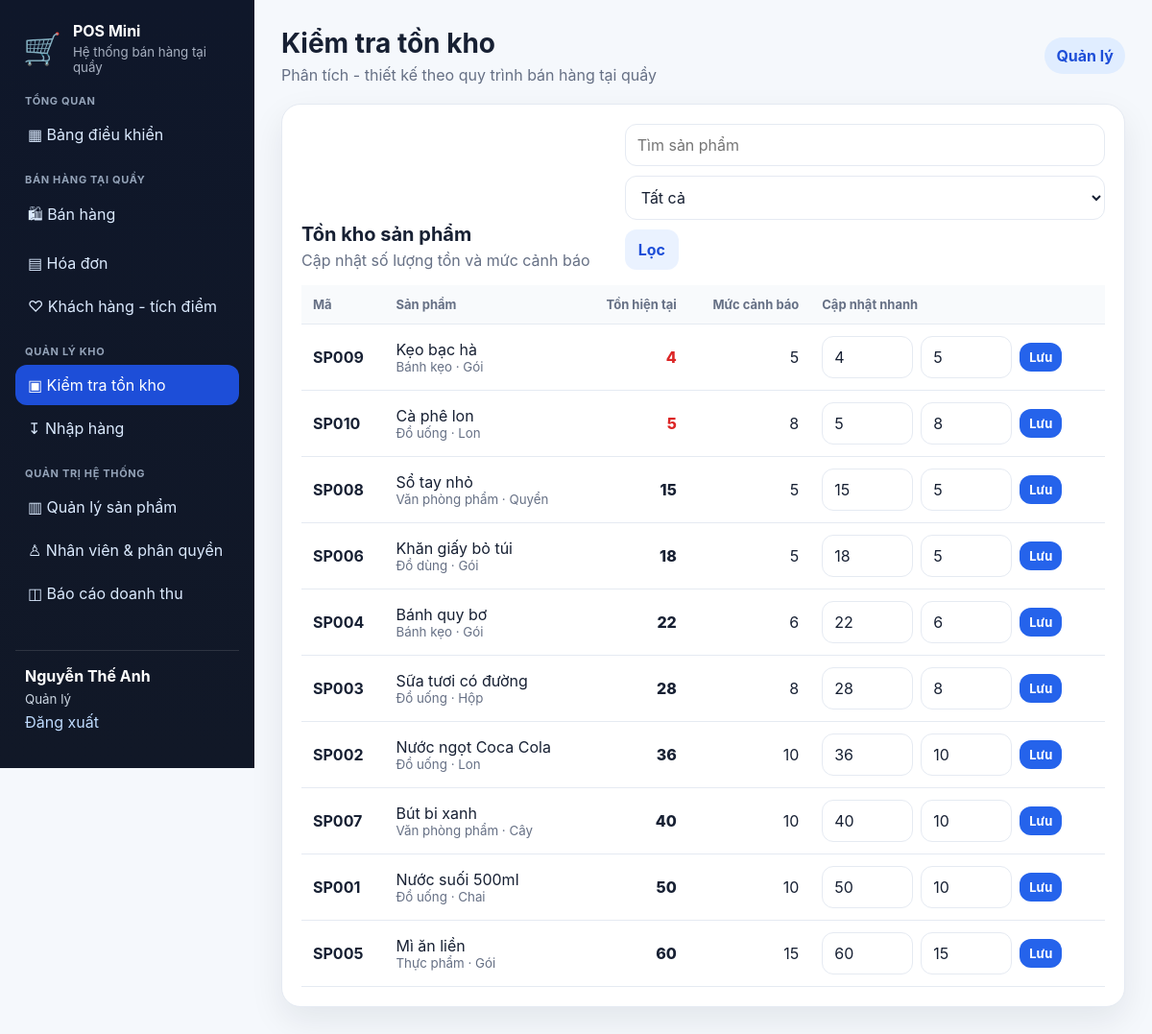
/code/inventory.php (signed in), run on an earlier commit of the app's database.
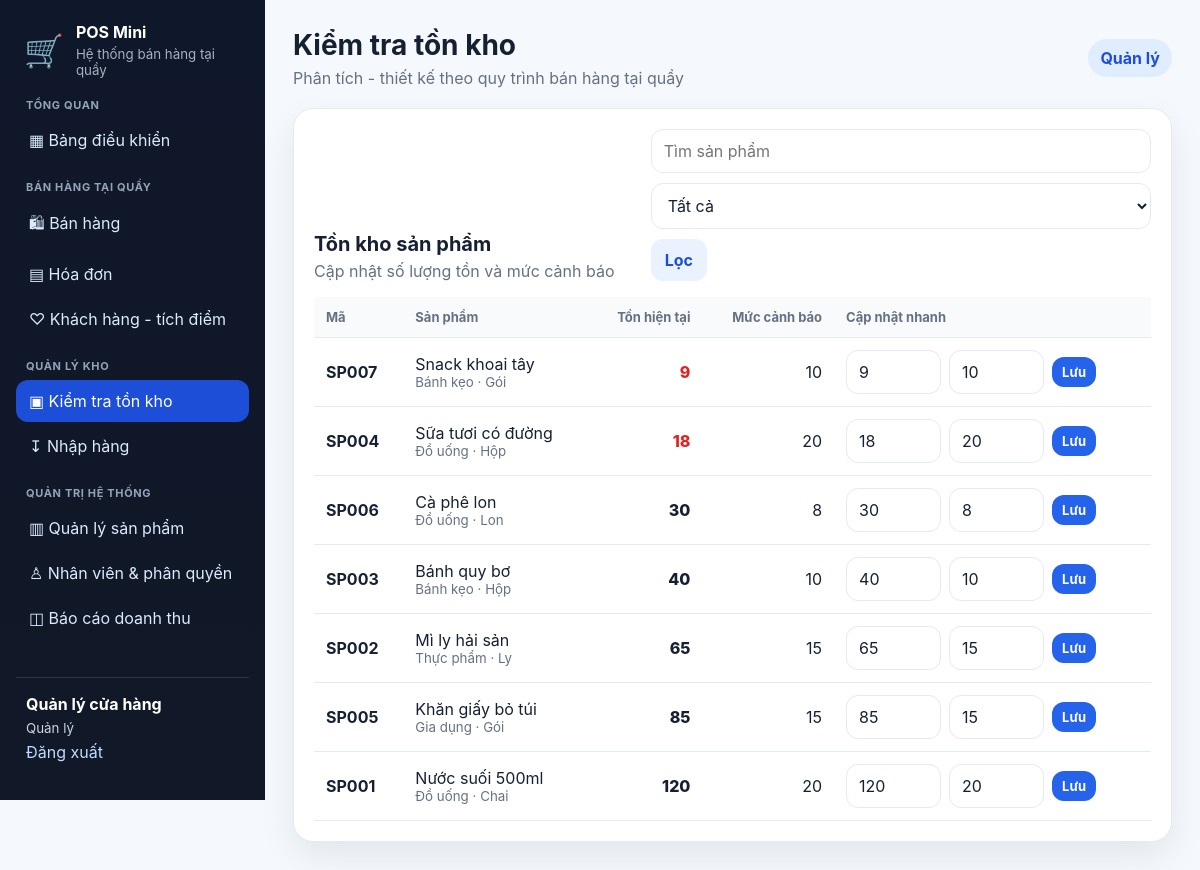
And on a later commit of the database.
### tables this page shows
CREATE TABLE products (
  id INT AUTO_INCREMENT PRIMARY KEY,
  code VARCHAR(30) NOT NULL UNIQUE,
  name VARCHAR(150) NOT NULL,
  category VARCHAR(100) NOT NULL,
  price DECIMAL(15,2) NOT NULL DEFAULT 0,
  stock INT NOT NULL DEFAULT 0,
  min_stock INT NOT NULL DEFAULT 5,
  unit VARCHAR(30) NOT NULL DEFAULT 'Cái',
  status TINYINT(1) NOT NULL DEFAULT 1,
  created_at DATETIME NOT NULL DEFAULT CURRENT_TIMESTAMP,
  updated_at DATETIME NULL DEFAULT NULL
);

### code/inventory.php (the view, shortened to what this page needs)
<?php
require_once __DIR__ . '/config/config.php';
$pdo = db();
$q = trim((string) ($_GET['q'] ?? ''));
$sql = 'SELECT * FROM products WHERE 1=1';
$params = [];
$sql .= ' ORDER BY stock ASC, name ASC';
$stmt = $pdo->prepare($sql); $stmt->execute($params); $products = $stmt->fetchAll();
render_header('Kiểm tra tồn kho', 'inventory');
?>
<section class="panel">
    <div class="panel-heading responsive"><div><h2>Tồn kho sản phẩm</h2><p>Cập nhật số lượng tồn và mức cảnh báo</p></div><form class="filter-form"><input name="q" value="<?= e($q) ?>" placeholder="Tìm sản phẩm"><select name="filter"><option value="all">Tất cả</option></select><button class="btn secondary">Lọc</button></form></div>
    <div class="table-wrap"><table><thead><tr><th>Mã</th><th>Sản phẩm</th><th class="right">Tồn hiện tại</th><th class="right">Mức cảnh báo</th><th>Cập nhật nhanh</th></tr></thead><tbody>
    <?php foreach ($products as $p): ?><tr>
        <td><strong><?= e($p['code']) ?></strong></td><td><?= e($p['name']) ?><small class="block muted"><?= e($p['category']) ?> · <?= e($p['unit']) ?></small></td>
        <td class="right"><span class="stock <?= (int)$p['stock'] <= (int)$p['min_stock'] ? 'low' : '' ?>"><?= (int)$p['stock'] ?></span></td><td class="right"><?= (int)$p['min_stock'] ?></td>
        <td><form method="post" class="inline-update"><input type="number" name="stock" min="0" value="<?= (int)$p['stock'] ?>"><input type="number" name="min_stock" min="0" value="<?= (int)$p['min_stock'] ?>"><button class="btn small primary">Lưu</button></form></td>
    </tr><?php endforeach; ?></tbody></table></div>
</section>
<?php render_footer(); ?>

### code/config/config.php (shortened to what this page needs)
<?php
function url(string $path = ''): string
{
    $base = str_replace('\\', '/', dirname($_SERVER['SCRIPT_NAME'] ?? ''));
    $base = $base === '/' ? '' : rtrim($base, '/');
    return $base . ($path !== '' ? '/' . ltrim($path, '/') : '');
}
function e(mixed $value): string
{
    return htmlspecialchars((string) $value, ENT_QUOTES, 'UTF-8');
}
function current_user(): ?array
{
    return $_SESSION['user'] ?? null;
}
function has_role(string ...$roles): bool
{
    $role = current_user()['role'] ?? '';
    return in_array($role, $roles, true);
}
function is_admin(): bool
{
    return has_role('admin');
}
function role_name(?string $role = null): string
{
    $role ??= current_user()['role'] ?? '';
    return match ($role) {
        'admin' => 'Quản lý',
        'cashier' => 'Thu ngân',
        'warehouse' => 'Nhân viên kho',
        default => 'Người dùng',
    };
}
function active_class(string $active, string $name): string
{
    return $active === $name ? 'active' : '';
}
function render_header(string $title, string $active = ''): void
{
    $user = current_user();
    ?>
    <!doctype html>
    <html lang="vi">
    <head>
        <link rel="stylesheet" href="<?= e(url('assets/css/style.css')) ?>">
    </head>
    <body>
    <div class="app-shell">
        <aside class="sidebar">
            <a class="brand" href="<?= e(url('dashboard.php')) ?>">
                <span class="brand-icon">🛒</span>
                <span><strong>POS Mini</strong><small>Hệ thống bán hàng tại quầy</small></span>
            </a>
            <nav class="side-nav">
                <div class="nav-group">
                    <small>Tổng quan</small>
                    <a class="<?= active_class($active, 'dashboard') ?>" href="<?= e(url('dashboard.php')) ?>">▦ Bảng điều khiển</a>
                </div>
                <?php if (has_role('admin', 'cashier')): ?>
                    <div class="nav-group">
                        <small>Bán hàng tại quầy</small>
                        <a class="<?= active_class($active, 'sales') ?>" href="<?= e(url('sales.php')) ?>">🛍 Bán hàng</a>
                        <a class="<?= active_class($active, 'invoices') ?>" href="<?= e(url('invoices.php')) ?>">▤ Hóa đơn</a>
                        <a class="<?= active_class($active, 'customers') ?>" href="<?= e(url('customers.php')) ?>">♡ Khách hàng - tích điểm</a>
                    </div>
                <?php endif; ?>
                <?php if (has_role('admin', 'warehouse')): ?>
                    <div class="nav-group">
                        <small>Quản lý kho</small>
                        <a class="<?= active_class($active, 'inventory') ?>" href="<?= e(url('inventory.php')) ?>">▣ Kiểm tra tồn kho</a>
                        <a class="<?= active_class($active, 'stock_import') ?>" href="<?= e(url('stock_import.php')) ?>">↧ Nhập hàng</a>
                    </div>
                <?php endif; ?>
                <?php if (is_admin()): ?>
                    <div class="nav-group">
                        <small>Quản trị hệ thống</small>
                        <a class="<?= active_class($active, 'products') ?>" href="<?= e(url('products.php')) ?>">▥ Quản lý sản phẩm</a>
                        <a class="<?= active_class($active, 'employees') ?>" href="<?= e(url('employees.php')) ?>">♙ Nhân viên & phân quyền</a>
                        <a class="<?= active_class($active, 'statistics') ?>" href="<?= e(url('statistics.php')) ?>">◫ Báo cáo doanh thu</a>
                    </div>
                <?php endif; ?>
            </nav>
            <div class="sidebar-user">
                <strong><?= e($user['full_name'] ?? '') ?></strong>
                <small><?= e(role_name($user['role'] ?? null)) ?></small>
                <a href="<?= e(url('index.php?action=logout')) ?>">Đăng xuất</a>
            </div>
        </aside>
        <main class="main-content">
            <header class="topbar">
                <div>
                    <h1><?= e($title) ?></h1>
                    <p>Phân tích - thiết kế theo quy trình bán hàng tại quầy</p>
                </div>
                <span class="role-badge"><?= e(role_name()) ?></span>
            </header>
    <?php
}
function render_footer(): void
{
    ?>
        </main>
    </div>
    </body>
    </html>
    <?php
}

### code/assets/css/style.css (style rules this page uses)
:root { --bg:#f5f8fc;--card:#fff;--text:#172033;--muted:#667085;--line:#e5eaf2;--primary:#2563eb;--primary-dark:#1d4ed8;--danger:#dc2626;--success:#15803d;--warning:#d97706;--sidebar:#0f172a;--shadow:0 14px 35px rgba(15,23,42,.08) }
* { box-sizing:border-box }
body { margin:0;font-family:Inter,Segoe UI,Arial,sans-serif;background:var(--bg);color:var(--text) }
a { color:inherit;text-decoration:none }
button,input,select,textarea { font:inherit }
.app-shell { min-height:100vh;display:grid;grid-template-columns:265px 1fr }
.sidebar { position:sticky;top:0;height:100vh;background:linear-gradient(180deg,#0f172a,#111827);color:#fff;padding:22px 16px;display:flex;flex-direction:column;overflow:auto }
.brand { display:flex;gap:12px;align-items:center;padding:0 8px 20px }
.brand-icon { font-size:32px }
.brand strong,.brand small { display:block }
.brand small { color:#a7b0c0;margin-top:4px }
.side-nav { display:grid;gap:16px }
.nav-group small { display:block;color:#94a3b8;text-transform:uppercase;font-weight:700;font-size:11px;letter-spacing:.06em;margin:0 0 7px 10px }
.nav-group a { display:block;padding:11px 13px;border-radius:12px;color:#dbeafe;margin:3px 0 }
.nav-group a:hover,.nav-group a.active { background:#1d4ed8;color:#fff }
.sidebar-user { margin-top:auto;padding:16px 10px;border-top:1px solid rgba(255,255,255,.12);display:grid;gap:6px }
.sidebar-user small { color:#cbd5e1 }
.sidebar-user a { color:#bfdbfe }
.main-content { padding:28px;min-width:0 }
.topbar { display:flex;align-items:center;justify-content:space-between;gap:16px;margin-bottom:20px }
.topbar h1 { margin:0;font-size:28px }
.topbar p { margin:6px 0 0;color:var(--muted) }
.role-badge { background:#e0edff;color:#1d4ed8;padding:9px 12px;border-radius:999px;font-weight:700 }
.stat-card,.panel { background:var(--card);border:1px solid var(--line);border-radius:20px;box-shadow:var(--shadow) }
.panel { padding:20px;margin-bottom:18px }
.panel-heading { display:flex;align-items:center;justify-content:space-between;gap:16px;margin-bottom:16px }
.panel-heading h2 { margin:0;font-size:20px }
.panel-heading p { margin:5px 0 0;color:var(--muted) }
.panel-heading.responsive { align-items:flex-end }
input,select,textarea { width:100%;border:1px solid var(--line);border-radius:12px;padding:11px 12px;background:#fff;color:var(--text) }
.filter-form { display:flex;gap:10px;align-items:end;flex-wrap:wrap }
.filter-form input,.filter-form select { min-width:150px }
.btn { border:0;border-radius:12px;padding:11px 14px;cursor:pointer;font-weight:750;display:inline-flex;align-items:center;justify-content:center;gap:6px }
.btn.primary { background:var(--primary);color:#fff }
.btn.secondary { background:#eaf2ff;color:#1d4ed8 }
.btn.small { padding:7px 10px;font-size:13px }
.table-wrap { overflow:auto }
table { width:100%;border-collapse:collapse }
th,td { padding:12px;border-bottom:1px solid var(--line);text-align:left;vertical-align:middle }
th { font-size:13px;color:#667085;background:#f8fafc }
.right { text-align:right }
.block { display:block }
.muted { color:var(--muted) }
.stock { font-weight:850 }
.stock.low { color:#dc2626 }
.inline-update { display:flex;gap:8px;align-items:center }
.inline-update input { width:95px }

What changed in the data, as far as the page shows it:
removed products: code "SP009", name "Kẹo bạc hà", category "Bánh kẹo", unit "Gói", stock "4", min_stock "5"
removed products: code "SP010", name "Cà phê lon", category "Đồ uống", unit "Lon", stock "5", min_stock "8"
removed products: code "SP008", name "Sổ tay nhỏ", category "Văn phòng phẩm", unit "Quyển", stock "15", min_stock "5"
changed products "SP007": name "Bút bi xanh" → "Snack khoai tây"; category "Văn phòng phẩm" → "Bánh kẹo"; unit "Cây" → "Gói"; stock "40" → "9"; moves up the list
changed products "SP004": name "Bánh quy bơ" → "Sữa tươi có đường"; category "Bánh kẹo" → "Đồ uống"; unit "Gói" → "Hộp"; stock "22" → "18"; min_stock "6" → "20"; moves down the list
changed products "SP006": name "Khăn giấy bỏ túi" → "Cà phê lon"; category "Đồ dùng" → "Đồ uống"; unit "Gói" → "Lon"; stock "18" → "30"; min_stock "5" → "8"
changed products "SP003": name "Sữa tươi có đường" → "Bánh quy bơ"; category "Đồ uống" → "Bánh kẹo"; stock "28" → "40"; min_stock "8" → "10"
changed products "SP002": name "Nước ngọt Coca Cola" → "Mì ly hải sản"; category "Đồ uống" → "Thực phẩm"; unit "Lon" → "Ly"; stock "36" → "65"; min_stock "10" → "15"
changed products "SP005": name "Mì ăn liền" → "Khăn giấy bỏ túi"; category "Thực phẩm" → "Gia dụng"; stock "60" → "85"; moves up the list
changed products "SP001": stock "50" → "120"; min_stock "10" → "20"
Also different on the page:
$user['full_name']: "Nguyễn Thế Anh" → "Quản lý cửa hàng"
